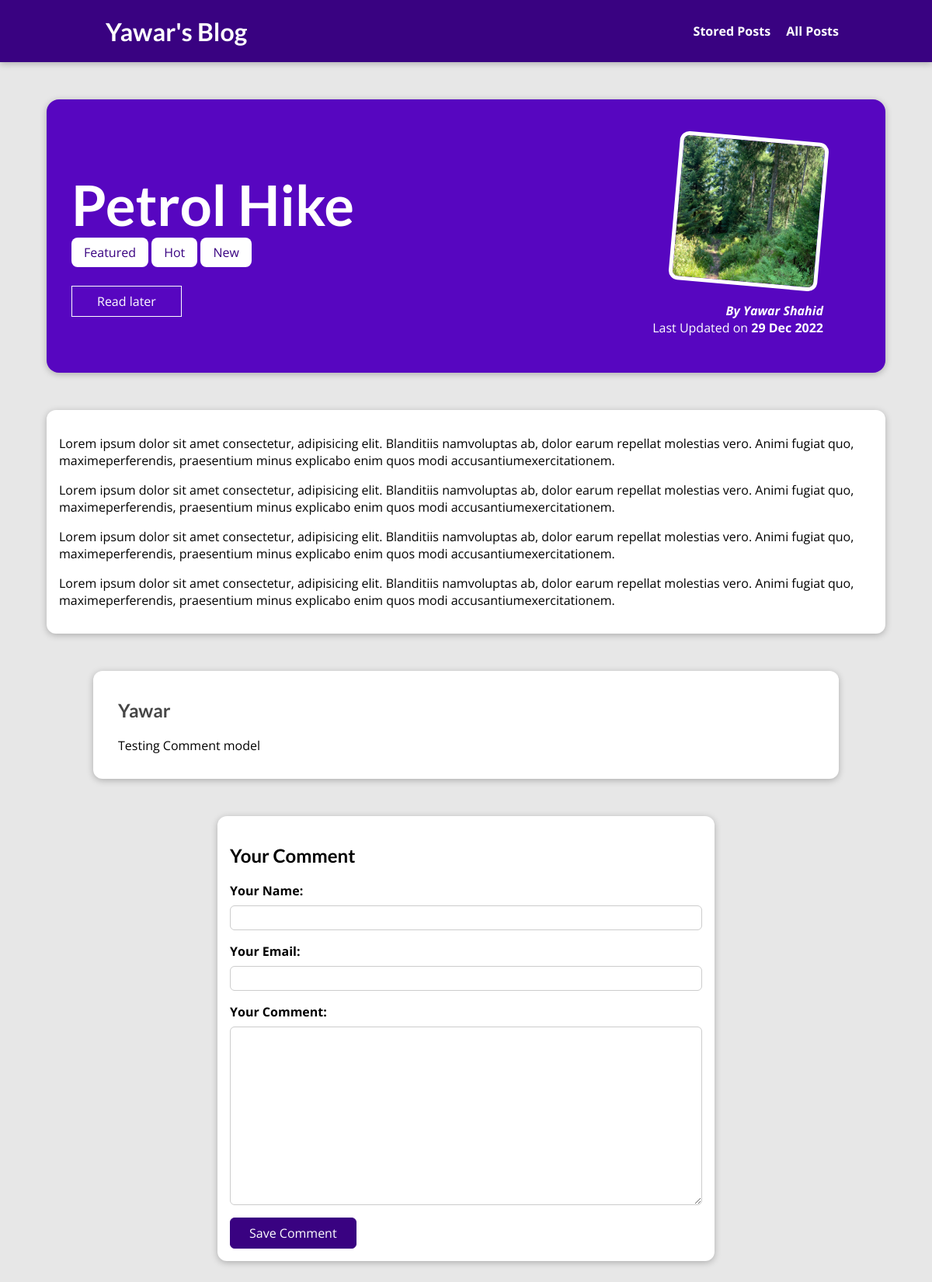
Page /posts/petrol-hike on the committed database.
### blog/models.py (models this page shows, shortened)
class Post(models.Model):
    title = models.CharField(max_length=50)
    excerpt = models.CharField(max_length=100)
    image = models.ImageField(upload_to='images', null=True)
    date = models.DateField(auto_now=True)
    slug = models.SlugField(unique=True)
    content = models.TextField(validators=[MinLengthValidator(10)])
    author = models.ForeignKey(Author, on_delete=models.SET_NULL, null=True)
    tag = models.ManyToManyField(Tag)

class Tag(models.Model):
    caption = models.CharField(max_length=20)

class Author(models.Model):
    first_name = models.CharField(max_length=100)
    last_name = models.CharField(max_length=100)
    email_address = models.EmailField()
    def full_name(self):
        return self.first_name + " " + self.last_name
    def __str__(self):
        return self.full_name()

class Comment(models.Model):
    user_name = models.CharField(max_length=100)
    user_email = models.EmailField(max_length=100)
    text = models.TextField()
    post = models.ForeignKey(
        Post, on_delete=models.CASCADE, related_name='comments')

### blog/views.py (the view, shortened to what this page needs)
# urls.py: path('posts/<slug:slug>', views.PostDetailView.as_view(),
class PostDetailView(View):
    def is_stored_post(self, request, post_id):
        stored_posts = request.session.get('stored_posts')
        if stored_posts is not None:
            is_saved_for_later = post_id in stored_posts
        else:
            is_saved_for_later = False
        return is_saved_for_later
    def get(self, request, slug):
        post = Post.objects.get(slug=slug)
        context = {
            'post': post,
            'post_tags': post.tag.all(),
            'comment_form': CommentForm(),
            'comments': post.comments.all().order_by('-id'),
            'saved_for_later': self.is_stored_post(request, post.id)
        }
        return render(request, 'blog/post-detail.html', context)

### blog/forms.py
class CommentForm(forms.ModelForm):
    class Meta:
        model = Comment
        exclude = ['post']
        labels = {
            'user_name': 'Your Name',
            'user_email': 'Your Email',
            'text': 'Your Comment'
        }

### blog/templates/blog/post-detail.html (shortened to what this page needs)
{% extends 'base.html'%}
{% load static %}
{% block css_files %}
   <link rel="stylesheet" href="{% static 'blog/post-detail.css' %}">
{% endblock %}
 {% block content %}
    <section id='summary'>
        <h2>{{ post.title }}</h2>
        <div>
            {% for tag in post_tags %}
                <span class='tag'>{{ tag.caption }}</span>
            {% endfor %}
        </div>
        <div id='read-later'>
            <form action="{% url 'read-later' %}" method='POST'>
                <button>
                    {% if saved_for_later %}
                        Remove from "Read later" List
                    {% else %}
                        Read later
                    {% endif %}
                </button>
            </form>
        </div>
        <article>
            <img src="{{ post.image.url }}" alt={{ post.title }}>
            <address>
                By <a href='mailto:{{ post.author.email_address }}'>{{ post.author|title}}</a>
            </address>
            <div>
                Last Updated on <time>{{ post.date|date:'d M Y' }}</time>
            </div>
        </article>
    </section>
    <main>
        {{ post.content|linebreaks }}
</main>
<section id='comments'>
    <ul>
        {% for comment in comments %}
            <li>
                <h2>{{ comment.user_name }}</h2>
                <p>{{ comment.text|linebreaks }}</p>
            </li>
        {% endfor %}
    </ul>
</section>
<section id='comment-form'>
    <h2>Your Comment</h2>
    <form action='{% url 'post-detail-page' post.slug %}' method='POST'>
        {% for form_field in comment_form %}
        <div class='form-control {% if form_field.errors %}invalid{% endif %}'>
            {{ form_field.label_tag }}
            {{ form_field }}
        </div>
        {% endfor %}
        <button>Save Comment</button>
    </form>
</section>
 {% endblock %}

### blog/static/blog/post-detail.css (style rules this page uses)
body { background-color: #e7e7e7; }
#summary { margin: 8rem auto 3rem auto; padding: 2rem; width: 90%; max-width: 90rem; border-radius: 16px; background-color: #5706c0; position: relative; box-shadow: 0 2px 8px rgba(0, 0, 0, 0.25); height: 22rem; }
#summary h2 { color: white; font-size: 4.5rem; margin-bottom: 0.50rem; }
#summary article { position: absolute; top: 2rem; right: 3rem; padding: 1rem 2rem; border-radius: 12px; text-align: right; color: white; }
#summary article img { width: 12rem; height: 12rem; border-radius: 12px; transform: rotateZ(5deg); border: 5px solid white; margin-bottom: 1rem; }
#summary address { font-weight: bold; }
#summary a { color: white ; text-decoration: none; }
#summary time { font-weight: bold; }
#read-later { margin: 2rem 0; }
#read-later button { background-color: transparent; border: 1px solid white; padding: 0.5rem 2rem; font: inherit; color: white; cursor: pointer; }
main { width: 90%; max-width: 90rem; margin: 3rem auto; background-color: white; padding: 1rem; border-radius: 12px; box-shadow: 0 2px 8px rgba(0, 0, 0, 0.25); }
.tag { background-color: white; color: #390281; padding: 0.5rem 1rem; border-radius: 8px; }
#comment-form { margin: 3rem auto; width: 90%; max-width: 40rem; border-radius: 12px; background-color: white; box-shadow: 0 2px 8px rgba(0, 0, 0, 0.25); padding: 1rem; }
#comment-form button { font: inherit; background-color: #390281; color: white; border: 1px solid #390281; padding: 0.5rem 1.5rem; border-radius: 6px; cursor: pointer; }
.form-control { margin-bottom: 1rem; }
.form-control label { font-weight: bold; margin-bottom: 0.5rem; display: block; }
.form-control input, .form-control textarea { display: block; width: 100%; font: inherit; padding: 0.25rem; border-radius: 6px; border: 1px solid #ccc; }
#comments { margin: 3rem auto; width: 90%; max-width: 60rem; border-radius: 12px; background-color: white; box-shadow: 0 2px 8px rgba(0, 0, 0, 0.25); padding: 1rem 2rem; }
#comments ul { list-style: none; margin: 0; padding: 0; }
#comments li { margin-bottom: 1rem; border-bottom: 2px solid #ccc; }
#comments li:last-of-type { border-bottom: none; }
#comments h2 { color: #464646; }

### static/app.css (style rules this page uses)
* { box-sizing: border-box; }
html { font-family: 'Open Sans', 'Lato', sans-serif; }
body { margin: 0; }
h1, h2, h3 { font-family: 'Lato', sans-serif; font-weight: bold; }

### rows in the picture
Post: title "Petrol Hike", image (picture), author "Yawar Shahid", date "29 Dec 2022", content "Lorem ipsum dolor sit amet consectetur, adipisicing elit. Blanditiis namvoluptas ab, dolor earum repellat molestias vero. Animi fugiat quo, maximeperferendis, praesentium minus explicabo enim quos modi accusantiumexercitationem. Lorem ipsum dolor sit amet consectetur, adipisicing elit. Blanditiis namvoluptas ab, dolor earum repellat molestias vero. Animi fugiat quo, maximeperferendis, praesentium minus explicabo enim quos modi accusantiumexercitationem. Lorem ipsum dolor sit amet consectetur, adipisicing elit. Blanditiis namvoluptas ab, dolor earum repellat molestias vero. Animi fugiat quo, maximeperferendis, praesentium minus explicabo enim quos modi accusantiumexercitationem. Lorem ipsum…"
Tag: caption "Featured"
Tag: caption "Hot"
Tag: caption "New"
Comment: user_name "Yawar", text "Testing Comment model"
